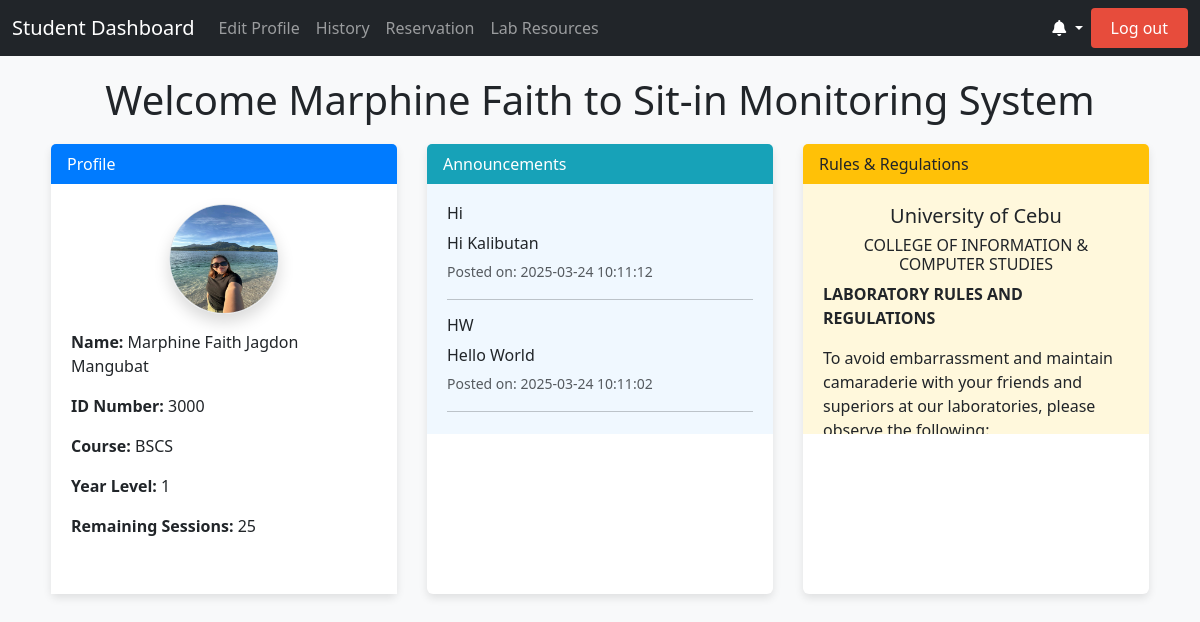
The app's page /dashboard.php (signed in) with its own data.
### tables this page shows
CREATE TABLE `user` (
  `IDNO` int(11) NOT NULL,
  `Lastname` varchar(50) NOT NULL,
  `Firstname` varchar(50) NOT NULL,
  `Midname` varchar(50) NOT NULL,
  `course` varchar(50) NOT NULL,
  `year_level` int(11) NOT NULL,
  `username` varchar(50) NOT NULL,
  `password` varchar(255) NOT NULL,
  `profilepic` varchar(255) NOT NULL DEFAULT 'default.png',
  `session_count` int(11) NOT NULL DEFAULT 30
);

CREATE TABLE `announcement` (
  `ID` int(11) NOT NULL,
  `TITLE` varchar(255) NOT NULL,
  `CONTENT` text NOT NULL,
  `CREATED_AT` timestamp NOT NULL DEFAULT current_timestamp()
);

### dashboard.php (the view, shortened to what this page needs)
<!DOCTYPE html>
<html lang="en">
<head>
    <link href="https://cdn.jsdelivr.net/npm/bootstrap@5.3.3/dist/css/bootstrap.min.css" rel="stylesheet">
    <link href="https://cdnjs.cloudflare.com/ajax/libs/font-awesome/6.0.0/css/all.min.css" rel="stylesheet">
</head>
<body class="d-flex flex-column min-vh-100">
    <nav class="navbar navbar-expand-lg navbar-dark bg-dark">
        <div class="container-fluid">
            <a class="navbar-brand" href="dashboard.php">Student Dashboard</a>
            <div class="collapse navbar-collapse" id="navbarNav">
                <ul class="navbar-nav">
                    <li class="nav-item"><a class="nav-link" href="edit.php">Edit Profile</a></li>
                    <li class="nav-item"><a class="nav-link" href="history.php">History</a></li>
                    <li class="nav-item"><a class="nav-link" href="reservation.php">Reservation</a></li>
                    <li class="nav-item"><a class="nav-link" href="view_lab_resources.php">Lab Resources</a></li>
                </ul>
                <?php
                require_once 'includes/notifications.php';
                ?>
                <div class="nav-item dropdown ms-auto">
                    <a class="nav-link dropdown-toggle text-white" href="#" id="notificationsDropdown" role="button" data-bs-toggle="dropdown" aria-expanded="false">
                        <i class="fas fa-bell"></i>
                    </a>
            </div>
                <a href="login.php?logout=true" class="logout-btn ms-2">Log out</a>
            </div>
                </div>
    </nav>
    <div class="container-fluid">
        <main role="main" class="px-md-4">
            <?php
            include "connect.php";
            if (isset($_SESSION['username'])) {
                $username = $_SESSION['username'];
                $sql = "SELECT * FROM user WHERE username='$username'";
                $result = $conn->query($sql);
                if ($result->num_rows > 0) {
                    $row = $result->fetch_assoc();
                    $Firstname = htmlspecialchars($row['Firstname']);
                    echo "<h1 class='page-title'>Welcome $Firstname to Sit-in Monitoring System</h1>";
                } else {
                    echo "<h1 class='page-title'>Welcome to Sit-in Monitoring System</h1>";
                }
            } else {
                echo "<h1 class='page-title'>Welcome to Sit-in Monitoring System</h1>";
            }
            ?>
            <div class="dashboard-container">
                <div class="dashboard-row">
                    <div class="dashboard-col">
                        <div class="card">
                            <div class="card-header">Profile</div>
                            <div class="card-body">
                                <?php
                                include "connect.php";
                                $username = $_SESSION['username'];
                                $sql = "SELECT * FROM user WHERE username='$username'";
                                $result = $conn->query($sql);
                                $profilepic = "uploads/default.png";
                                if (!empty($row['profilepic']) && file_exists("uploads/" . $row['profilepic'])) {
                                    $profilepic = "uploads/" . htmlspecialchars($row['profilepic']);
                                }
                                echo "<div class='text-center mb-3'><img src='$profilepic' class='rounded-circle border shadow' width='110' height='110' alt='Profile Picture'></div>";
                                if ($result->num_rows > 0) {
                                    $row = $result->fetch_assoc();
                                    $fullname = htmlspecialchars($row['Firstname']) . " " . htmlspecialchars($row['Midname']) . " " . htmlspecialchars($row['Lastname']);
                                    echo "<div class='profile-info'>";
                                    echo "<p><strong>Name:</strong> $fullname</p>";
                                    echo "<p><strong>ID Number:</strong> " . htmlspecialchars($row['IDNO']) . "</p>";
                                    echo "<p><strong>Course:</strong> " . htmlspecialchars($row['course']) . "</p>";
                                    echo "<p><strong>Year Level:</strong> " . htmlspecialchars($row['year_level']) . "</p>";
                                    echo "<p><strong>Remaining Sessions:</strong> " . htmlspecialchars($row['session_count']) . "</p>";
                                    echo "</div>";
                                } else {
                                    echo "<script>alert('No user data found');</script>";
                                }
                                ?>
                            </div>
                        </div>
                    </div>
                    <div class="dashboard-col">
                        <div class="card">
                            <div class="card-header" style="background-color: #17a2b8;">Announcements</div>
                            <div class="card-body announcement-box" style="background-color: #f0f8ff;">
                                <?php
                                $announcement_sql = "SELECT * FROM announcement ORDER BY CREATED_AT DESC";
                                $announcement_result = $conn->query($announcement_sql);
                                if ($announcement_result && $announcement_result->num_rows > 0) {
                                    while ($announcement = $announcement_result->fetch_assoc()) {
                                        echo "<div class='announcement-item mb-3'>";
                                        echo "<h6 class='mb-2'>" . htmlspecialchars($announcement['TITLE']) . "</h6>";
                                        echo "<p class='mb-1'>" . htmlspecialchars($announcement['CONTENT']) . "</p>";
                                        echo "<small class='text-muted'>Posted on: " . date("Y-m-d H:i:s", strtotime($announcement['CREATED_AT'])) . "</small>";
                                        echo "</div>";
                                        echo "<hr>";
                                    }
                                } else {
                                    echo "<p class='text-center'>No announcements available.</p>";
                                }
                                ?>
                            </div>
                        </div>
                    </div>
                    <div class="dashboard-col">
                        <div class="card">
                            <div class="card-header" style="background-color: #ffc107; color: #212529;">Rules & Regulations</div>
                            <div class="card-body rules-box" style="background-color: #fff8dc;">
                                <h5 class="text-center">University of Cebu</h5>
                                <h6 class="text-center">COLLEGE OF INFORMATION & COMPUTER STUDIES</h6>
                                <p><strong>LABORATORY RULES AND REGULATIONS</strong></p>
                                <p>To avoid embarrassment and maintain camaraderie with your friends and superiors at our laboratories, please observe the following:</p>
                            </div>
                        </div>
                    </div>
                </div>
            </div>
        </main>
    </div>
</body>
</html>

### dashboard.php (style rules this page uses)
body { background-color: #f8f9fa; display: flex; flex-direction: column; min-height: 100vh; }
.announcement-box, .rules-box { max-height: 250px; overflow-y: auto; }
.card { border: none; box-shadow: 0 4px 8px rgba(0, 0, 0, 0.1); transition: transform 0.3s ease-in-out; margin-bottom: 20px; height: 100%; }
.card-header { background-color: #007bff; color: white; border-bottom: none; }
.page-title { text-align: center; margin: 20px 0; }
.card-body { padding: 20px; background-color: #fff; }
.dashboard-container { padding: 0 15px; }
.dashboard-row { display: flex; flex-wrap: wrap; margin: 0 -15px; }
.dashboard-col { flex: 0 0 33.333333%; max-width: 33.333333%; padding: 0 15px; margin-bottom: 20px; }
.logout-btn { background-color: #e74c3c; color: white !important; padding: 8px 20px !important; border-radius: 4px; transition: all 0.3s ease; margin-left: 20px; text-decoration: none; }

### records on screen
user: Firstname "Marphine Faith", profilepic (picture), fullname "Marphine Faith Jagdon Mangubat", IDNO "3000", course "BSCS", year_level "1", session_count "25"
announcement: TITLE "Hi", CONTENT "Hi Kalibutan", CREATED_AT "2025-03-24 10:11:12"
announcement: TITLE "HW", CONTENT "Hello World", CREATED_AT "2025-03-24 10:11:02"
